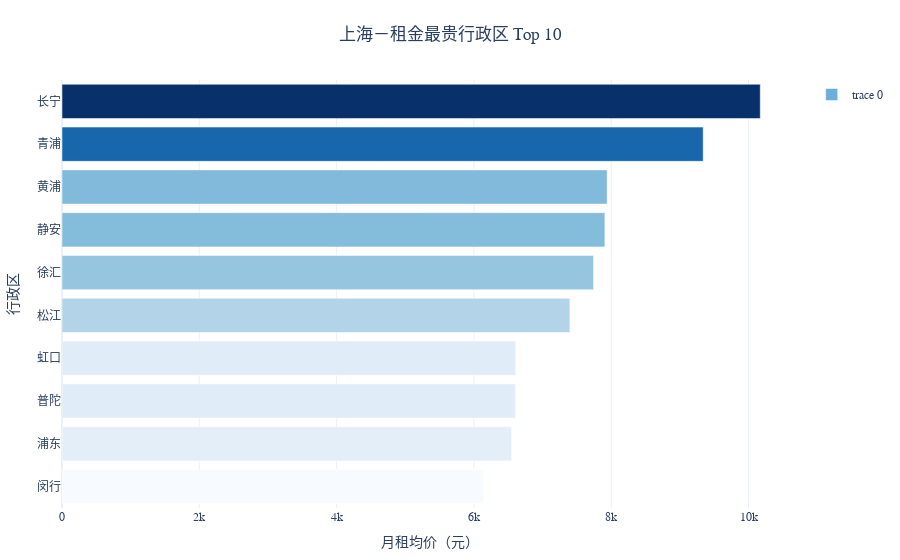

Notebook source saved alongside this figure:
### Code cell
city_charts['bar'].show()

### Figure 1 — Plotly figure (JSON) as saved in the notebook; plotly's stock layout.template omitted (floating-point values rounded to 4 significant figures)
{"data": [{"marker": {"color": [10170.0, 9340.0, 7940.0, 7908.0, 7743.0, 7397.0, 6609.0, 6603.0, 6549.0, 6141.0], "colorscale": [[0.0, "rgb(247,251,255)"], [0.125, "rgb(222,235,247)"], [0.25, "rgb(198,219,239)"], [0.375, "rgb(158,202,225)"], [0.5, "rgb(107,174,214)"], [0.625, "rgb(66,146,198)"], [0.75, "rgb(33,113,181)"], [0.875, "rgb(8,81,156)"], [1.0, "rgb(8,48,107)"]]}, "orientation": "h", "x": [10170.0, 9340.0, 7940.0, 7908.0, 7743.0, 7397.0, 6609.0, 6603.0, 6549.0, 6141.0], "y": ["长宁", "青浦", "黄浦", "静安", "徐汇", "松江", "虹口", "普陀", "浦东", "闵行"], "type": "bar"}], "layout": {"xaxis": {"title": {"text": "月租均价（元）"}}, "yaxis": {"title": {"text": "行政区"}, "autorange": "reversed"}, "title": {"text": "上海－租金最贵行政区 Top 10", "x": 0.5, "y": 0.95, "xanchor": "center", "yanchor": "top"}, "font": {"family": "Microsoft YaHei", "size": 12}, "margin": {"l": 40, "r": 40, "t": 80, "b": 40}, "showlegend": true}}
